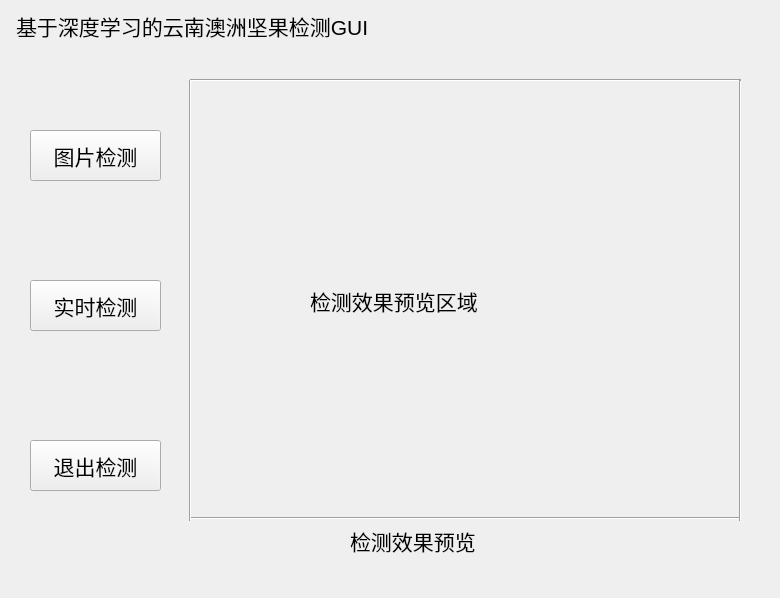
<?xml version="1.0" encoding="UTF-8"?>
<ui version="4.0">
 <class>Form</class>
 <widget class="QWidget" name="Form">
  <property name="geometry">
   <rect>
    <x>0</x>
    <y>0</y>
    <width>780</width>
    <height>598</height>
   </rect>
  </property>
  <property name="windowTitle">
   <string>Form</string>
  </property>
  <widget class="QPushButton" name="pushButton_1">
   <property name="geometry">
    <rect>
     <x>30</x>
     <y>130</y>
     <width>131</width>
     <height>51</height>
    </rect>
   </property>
   <property name="font">
    <font>
     <pointsize>16</pointsize>
    </font>
   </property>
   <property name="text">
    <string>图片检测</string>
   </property>
  </widget>
  <widget class="QPushButton" name="pushButton_2">
   <property name="geometry">
    <rect>
     <x>30</x>
     <y>280</y>
     <width>131</width>
     <height>51</height>
    </rect>
   </property>
   <property name="font">
    <font>
     <pointsize>16</pointsize>
    </font>
   </property>
   <property name="text">
    <string>实时检测</string>
   </property>
  </widget>
  <widget class="QLabel" name="label_1">
   <property name="geometry">
    <rect>
     <x>0</x>
     <y>10</y>
     <width>371</width>
     <height>31</height>
    </rect>
   </property>
   <property name="font">
    <font>
     <pointsize>16</pointsize>
    </font>
   </property>
   <property name="text">
    <string>基于深度学习的云南澳洲坚果检测GUI</string>
   </property>
   <property name="indent">
    <number>16</number>
   </property>
  </widget>
  <widget class="QLabel" name="label_0">
   <property name="geometry">
    <rect>
     <x>210</x>
     <y>90</y>
     <width>511</width>
     <height>421</height>
    </rect>
   </property>
   <property name="font">
    <font>
     <pointsize>16</pointsize>
    </font>
   </property>
   <property name="toolTipDuration">
    <number>-1</number>
   </property>
   <property name="lineWidth">
    <number>1</number>
   </property>
   <property name="text">
    <string>检测效果预览区域</string>
   </property>
   <property name="indent">
    <number>100</number>
   </property>
  </widget>
  <widget class="QPushButton" name="pushButton_3">
   <property name="geometry">
    <rect>
     <x>30</x>
     <y>440</y>
     <width>131</width>
     <height>51</height>
    </rect>
   </property>
   <property name="font">
    <font>
     <pointsize>16</pointsize>
    </font>
   </property>
   <property name="text">
    <string>退出检测</string>
   </property>
  </widget>
  <widget class="Line" name="line">
   <property name="geometry">
    <rect>
     <x>190</x>
     <y>510</y>
     <width>551</width>
     <height>16</height>
    </rect>
   </property>
   <property name="orientation">
    <enum>Qt::Horizontal</enum>
   </property>
  </widget>
  <widget class="Line" name="line_2">
   <property name="geometry">
    <rect>
     <x>180</x>
     <y>80</y>
     <width>20</width>
     <height>441</height>
    </rect>
   </property>
   <property name="orientation">
    <enum>Qt::Vertical</enum>
   </property>
  </widget>
  <widget class="Line" name="line_3">
   <property name="geometry">
    <rect>
     <x>190</x>
     <y>70</y>
     <width>551</width>
     <height>20</height>
    </rect>
   </property>
   <property name="orientation">
    <enum>Qt::Horizontal</enum>
   </property>
  </widget>
  <widget class="Line" name="line_4">
   <property name="geometry">
    <rect>
     <x>730</x>
     <y>80</y>
     <width>20</width>
     <height>441</height>
    </rect>
   </property>
   <property name="orientation">
    <enum>Qt::Vertical</enum>
   </property>
  </widget>
  <widget class="QLabel" name="label_2">
   <property name="geometry">
    <rect>
     <x>350</x>
     <y>520</y>
     <width>141</width>
     <height>41</height>
    </rect>
   </property>
   <property name="font">
    <font>
     <pointsize>16</pointsize>
    </font>
   </property>
   <property name="text">
    <string>检测效果预览</string>
   </property>
  </widget>
 </widget>
 <resources/>
 <connections/>
</ui>
